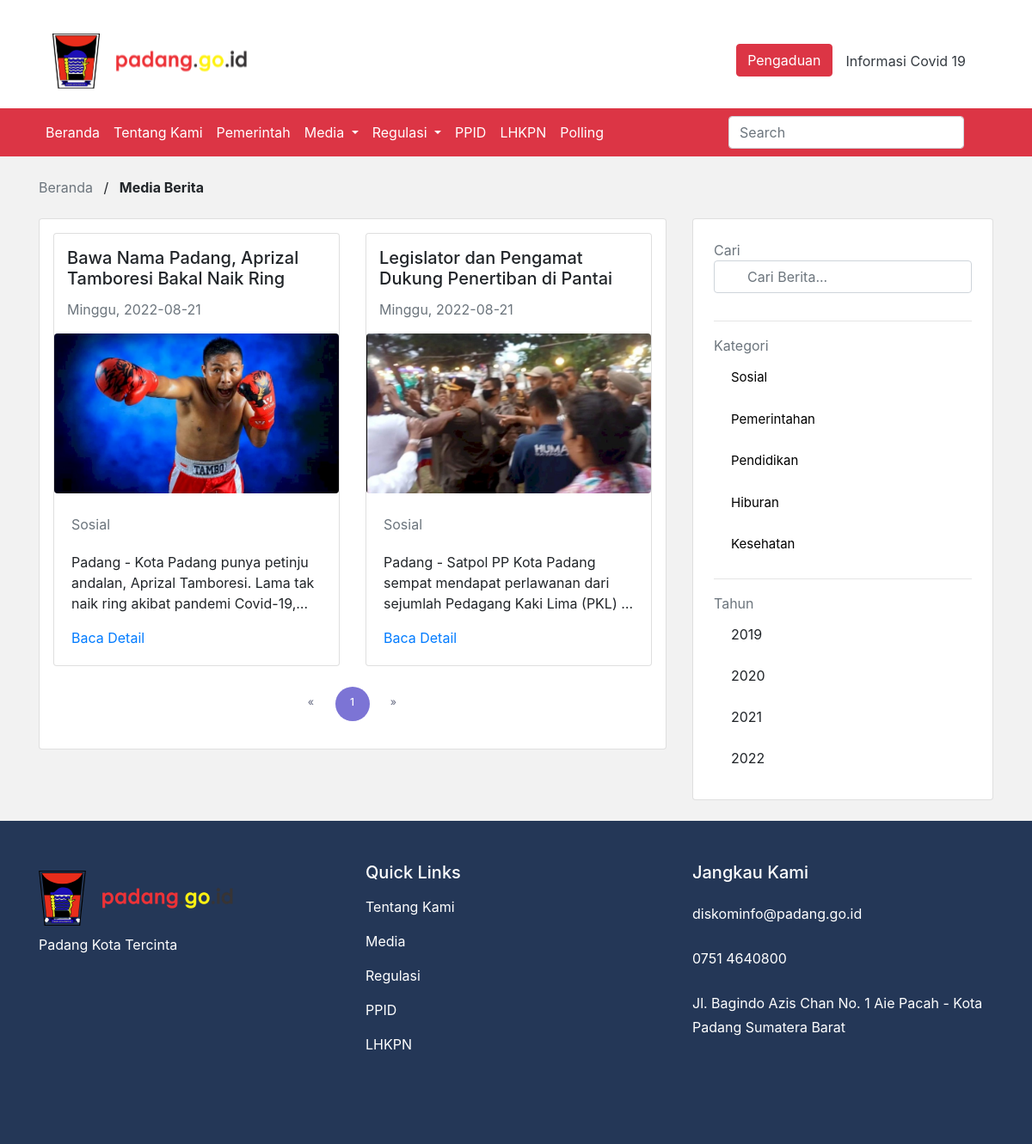
The page /back/media.php?idcat=3 on the database its author committed.
### tables this page shows
CREATE TABLE `berita` (
  `id_berita` int(11) NOT NULL,
  `judul_berita` text DEFAULT NULL,
  `gambar` text DEFAULT NULL,
  `created_at` date DEFAULT NULL,
  `id_kategori` bigint(20) DEFAULT NULL,
  `id_penulis` text NOT NULL,
  `isi_berita` longtext DEFAULT NULL
);

CREATE TABLE `kategori` (
  `id_kategori` bigint(20) NOT NULL,
  `nama_kategori` text DEFAULT NULL,
  `keterangan_kategori` text DEFAULT NULL
);

### backend/myfunc.php (called while the page is built, shortened)
<?php
function makeUrl($hal, $idcat)
{
  $pathUrl = $_GET;
  $pathUrl['idcat'] = $idcat;
  $pathUrl['halaman'] = $hal;
  return $_SERVER['PHP_SELF'] . '?' . http_build_query($pathUrl);
}

### back/media.php (the view, shortened to what this page needs)
<!DOCTYPE HTML>
<html lang="en">
<head>
  <link href="css/bootstrap/bootstrap.min.css" rel="stylesheet">
  <link href="owlcarausel/css/owl.carousel.min.css" rel="stylesheet">
  <link href="owlcarausel/css/owl.theme.default.min.css" rel="stylesheet">
  <link rel="stylesheet" href="https://cdnjs.cloudflare.com/ajax/libs/ionicons/4.5.6/css/ionicons.min.css">
  <link rel="stylesheet" href="https://use.fontawesome.com/releases/v5.8.1/css/all.css">
  <link href="css/style.css" rel="stylesheet">
</head>
<body>
  <div class="pt-3">
    <div class="container">
      <nav class="navbar navbar-light">
        <img class="navbar-brand" src="image/Logo.svg" href="#"></img>
        <ul class="nav justify-content-end">
          <li class="nav-item">
            <button type="button" class="btn btn-danger"><span class="iconify" data-icon="fluent:call-16-filled"></span> Pengaduan <i class="bi bi-telephone"></i></button>
          </li>
          <li class="nav-item">
            <a class="nav-link text-dark" href="#">Informasi Covid 19</a>
          </li>
        </ul>
      </nav>
    </div>
  </div>
  <nav id="navbar_top" class="navbar navbar-expand-lg navbar-dark bg-danger">
    <div class="container">
      <div class="collapse navbar-collapse" id="mainnav">
        <ul class="navbar-nav mr-auto">
          <li class="nav-item"><a class="nav-link text-white" href="index.php"> Beranda </a></li>
          <li class="nav-item"><a class="nav-link text-white" href="tentangkami.php"> Tentang Kami </a></li>
          <li class="nav-item"><a class="nav-link text-white" href="pemerintahan.php"> Pemerintah </a></li>
          <li class="nav-item dropdown">
            <a class="nav-link text-white dropdown-toggle" id="navMedia" role="button" data-toggle="dropdown" aria-haspopup="true" aria-expanded="false"> Media
            </a>
          </li>
          <li class="nav-item dropdown">
            <a class="nav-link text-white dropdown-toggle" href="#" id="navRegulasi" role="button" data-toggle="dropdown" aria-haspopup="true" aria-expanded="false"> Regulasi
            </a>
          </li>
          <li class="nav-item">
            <a class="nav-link text-white" href="https://ppid.padang.go.id/">PPID</a>
          </li>
          <li class="nav-item">
            <a class="nav-link text-white" href="https://elhkpn.kpk.go.id/portal/user/pengumuman_lhkpn/Ylc5WFR5OTRRWFp3TWtWRlMyODNXUzlRZW1kS2MwaEVhWGxPUjNOR1RtVmFSR3h3WVRCWk9FSnJOemhKZDFsWVMzVkZhemxtV1c1cFJtbzJlQ3RrUnc9PQ==">LHKPN</a>
          </li>
          <li class="nav-item">
            <a class="nav-link text-white" href="polling.php">Polling</a>
          </li>
        </ul>
        <div class="form-inline my-2 my-lg-0">
          <input class="form-control mr-sm-2" type="search" placeholder="Search" aria-label="Search">
          <button class="btn my-2 my-sm-0" type="submit"><span class="iconify" data-icon="akar-icons:search" style="color: white; font-size: 24px;"></span></button>
        </div>
      </div>
    </div>
  </nav>
  <div style="background-color: #f2f2f2;">
    <main role="main" class="container py-4">
      <div>
        <a href="index.php" class="text-muted">Beranda</a>
        <label class="ml-2 mr-2">/</label>
        <label> <b>Media Berita</b></label>
      </div>
      <div class="row">
        <div class="col-md-8 blog-main">
          <div class="card p-3 mt-3">
            <div class="row">
              <?php
              include 'backend/koneksi.php';
              include 'backend/myfunc.php';
              $batas = 4;
              $idkategori = isset($_GET['idcat']) ? (int)$_GET['idcat'] : null;
              $halaman = isset($_GET['halaman']) ? (int)$_GET['halaman'] : 1;
              $halaman_awal = ($halaman > 1) ? ($halaman * $batas) - $batas : 0;
              $previous = $halaman - 1;
              $next = $halaman + 1;
              if (is_null($idkategori) || (!$idkategori)) {
                $data = mysqli_query($db, "SELECT * FROM berita b JOIN kategori k ON b.id_kategori = k.id_kategori JOIN penulis p ON b.id_penulis = p.id_penulis ORDER BY created_at DESC;");
                $jumlah_data = mysqli_num_rows($data);
                $total_halaman = ceil($jumlah_data / $batas);
                $databerita = mysqli_query($db, "SELECT * FROM berita b JOIN kategori k ON b.id_kategori = k.id_kategori JOIN penulis p ON b.id_penulis = p.id_penulis ORDER BY created_at DESC LIMIT $halaman_awal, $batas");
              } else {
                $data = mysqli_query($db, "SELECT * FROM berita b JOIN kategori k ON b.id_kategori = k.id_kategori JOIN penulis p ON b.id_penulis = p.id_penulis WHERE b.id_kategori=$idkategori ORDER BY created_at DESC;");
                $jumlah_data = mysqli_num_rows($data);
                $total_halaman = ceil($jumlah_data / $batas);
                $databerita = mysqli_query($db, "SELECT * FROM berita b JOIN kategori k ON b.id_kategori = k.id_kategori JOIN penulis p ON b.id_penulis = p.id_penulis WHERE b.id_kategori=$idkategori ORDER BY created_at DESC LIMIT $halaman_awal, $batas");
              }
              while ($row = mysqli_fetch_array($databerita)) {
                $tgl = $row['created_at'];
                $day = date('D', strtotime($tgl));
                $dayList = array(
                  'Sun' => 'Minggu',
                  'Mon' => 'Senin',
                  'Tue' => 'Selasa',
                  'Wed' => 'Rabu',
                  'Thu' => 'Kamis',
                  'Fri' => 'Jumat',
                  'Sat' => 'Sabtu'
                );
                $tanggal =  $dayList[$day] . ", " . $tgl;
              ?>
                <div class="col-md-6">
                  <div class="card mb-4">
                    <div class="container">
                      <h5 class="card-title mt-3"><?= $row['judul_berita']; ?>
                      </h5>
                      <p class="text-muted"><?= $tanggal; ?></p>
                    </div>
                    <div class="embed-responsive embed-responsive-16by9">
                      <img src="backend/foto/<?= $row['gambar']; ?>" alt="" class="embed-responsive-item rounded" style="object-fit: cover;">
                    </div>
                    <div class="card-body">
                      <div class="form-group">
                        <label class="my-1 mr-2 text-muted"><span class="iconify" data-icon="system-uicons:paperclip" style="color: #6c757d; font-size: 16px;"></span> <?= $row['nama_kategori']; ?></label>
                      </div>
                      <p class="card-text line-clamp"><?= $row['isi_berita']; ?></p>
                      <a href="detailberita.php?id=<?= $row['id_berita']; ?>">Baca Detail <span class="iconify" data-icon="bi:arrow-right" style="color: #007bff; font-size: 16px;"></span></a>
                    </div>
                  </div>
                </div>
              <?php } ?>
            </div>
            <nav class="pagination-box" aria-label="Page navigation">
              <ul class="pagination">
                <li class="page-item">
                  <a class="page-link" <?= ($halaman > 1) ? "href='" . makeUrl($previous, $idkategori) . "'" : ""; ?> aria-label="Previous">
                    <span aria-hidden="true">&laquo;</span>
                  </a>
                </li>
                <?php
                for ($x = 1; $x <= $total_halaman; $x++) {
                ?>
                  <li class="page-item <?= $isActive($halaman, $x); ?>">
                    <a href="<?= makeUrl($x, $idkategori); ?>" class="page-link"><?= $x; ?></a>
                  </li>
                <?php
                }
                ?>
                <li class="page-item">
                  <a class="page-link" <?= ($halaman < $total_halaman) ? "href='" . makeUrl($next, $idkategori) . "'" : ""; ?> aria-label="Next">
                    <span aria-hidden="true">&raquo;</span>
                  </a>
                </li>
              </ul>
            </nav>
          </div>
        </div>
        <aside class="col-md-4 blog-sidebar">
          <div class="card p-4 mt-3">
            <span class="text-muted">Cari</span>
            <div class="form-group">
              <span class="iconify form-control-icon p-2" data-icon="akar-icons:search" style="color: #888; font-size: 16px;"></span>
              <input type="text" class="form-control" placeholder="Cari Berita...">
            </div>
            <div>
              <hr>
              <span class="text-muted">Kategori</span>
            </div>
            <ul class="list-group list-group-flush border-0">
              <?php
              $tampil = mysqli_query($db, "SELECT * FROM kategori");
              while ($row = mysqli_fetch_array($tampil)) {
              ?>
                <li class="list-group-item border-0">
                  <a href="?idcat=<?= $row['id_kategori']; ?>" style="color: #000000; font-size: 15px;"><?= $row['nama_kategori'] ?></a>
                </li>
              <?php } ?>
            </ul>
            <div>
              <hr>
              <span class="text-muted">Tahun</span>
            </div>
            <ul class="list-group list-group-flush border-0">
              <li class="list-group-item border-0"><span class="iconify" data-icon="dashicons:arrow-right-alt2" style="color: #888; font-size: 14px;"></span> 2019</li>
              <li class="list-group-item border-0"><span class="iconify" data-icon="dashicons:arrow-right-alt2" style="color: #888; font-size: 14px;"></span> 2020</li>
              <li class="list-group-item border-0"><span class="iconify" data-icon="dashicons:arrow-right-alt2" style="color: #888; font-size: 14px;"></span> 2021</li>
              <li class="list-group-item border-0"><span class="iconify" data-icon="dashicons:arrow-right-alt2" style="color: #888; font-size: 14px;"></span> 2022</li>
            </ul>
          </div>
        </aside>
      </div>
    </main>
  </div>
  <div class="footer-sec">
    <div class="container text-white">
      <div class="row py-5">
        <div class="col-md-4 mb-5">
          <img src="image/Logo.png" alt="logo padang"> <br>
          <label>Padang Kota Tercinta</label> <br>
        </div>
        <div class="col-md-4 mb-5">
          <h5>Quick Links</h5>
          <ul class="navbar-nav mr-auto">
            <li class="nav-item"><a class="nav-link text-white" href="#">Tentang Kami </a></li>
            <li class="nav-item"><a class="nav-link text-white" href="#">Media </a></li>
            <li class="nav-item"><a class="nav-link text-white" href="#">Regulasi </a></li>
            <li class="nav-item"><a class="nav-link text-white" href="#">PPID</a></li>
            <li class="nav-item"><a class="nav-link text-white" href="#">LHKPN</a></li>
          </ul>
        </div>
        <div class="col-md-4 mb-5">
          <h5>Jangkau Kami</h5>
          <ul class="navbar-nav mr-auto">
            <li class="nav-item"><a class="nav-link text-white" href="#"><span class="iconify" data-icon="eva:email-fill" style="color: #b72b2b; font-size: 24px;"></span> diskominfo@padang.go.id </a></li>
            <li class="nav-item"><a class="nav-link text-white" href="#"><span class="iconify" data-icon="clarity:mobile-phone-solid" style="color: #b72b2b; font-size: 24px;"></span> 0751 4640800 </a></li>
            <li class="nav-item"><a class="nav-link text-white" href="#"> Jl. Bagindo Azis Chan No. 1 Aie Pacah - Kota Padang Sumatera Barat </a></li>
          </ul>
        </div>
      </div>
    </div>
  </div>
</body>
</html>

### css/style.css (style rules this page uses)
.line-clamp { display: -webkit-box; -webkit-line-clamp: 3; -webkit-box-orient: vertical; overflow: hidden; }
.footer-sec { background: #243757; background-repeat: no-repeat; background-position: right; width: 100%; height: auto !important; min-height: 100%; }
.form-group .form-control { padding-left: 2.375rem; }
.form-group { position: relative; }
.form-group .form-control-icon { position: absolute; z-index: 2; display: block; width: 2.375rem; height: 2.375rem; line-height: 2.375rem; text-align: center; pointer-events: none; color: #aaa; left: 0; top: 0px; }
.pagination-box { text-align: center; }
.pagination { display: inline-flex; position: relative; overflow: hidden; border-radius: 0; }
.pagination li a.page-link, .pagination li:first-child a.page-link, .pagination li:last-child a.page-link { border: none; height: 40px; width: 40px; line-height: 20px; border-radius: 50%; background-color: transparent; color: #74788d; font-size: 12px; font-weight: 500; position: relative; overflow: hidden; letter-spacing: 1px; text-transform: uppercase; z-index: 1; margin: 0 8px 0 0; transition: all 0.4s ease 0s; }
.pagination li a.page-link:before, .pagination li:first-child a.page-link:before, .pagination li:last-child a.page-link:before { content: ""; position: absolute; top: 0; left: 0; width: 100%; height: 100%; border: 0px solid #7c74d5; border-radius: 50%; opacity: 0; transform: scaleY(0); transition: all 0.3s ease 0s; }
.pagination li a.page-link:hover:before, .pagination li.active a.page-link:before { transform: scaleY(1); opacity: 1; }
.pagination li:last-child a.page-link { margin-right: 0; }
.pagination li.active a.page-link, .pagination li a.page-link:hover, .pagination li.active a.page-link:hover { background-color: #7c74d5; color: #fff; border: none; }

### rows shown on the page
berita: judul_berita "Bawa Nama Padang, Aprizal Tamboresi Bakal Naik Ring", created_at "Minggu, 2022-08-21", gambar (picture), id_kategori.nama_kategori "Sosial", isi_berita "Padang - Kota Padang punya petinju andalan, Aprizal Tamboresi. Lama tak naik ring akibat pandemi…"
berita: judul_berita "Legislator dan Pengamat Dukung Penertiban di Pantai", created_at "Minggu, 2022-08-21", gambar (picture), id_kategori.nama_kategori "Sosial", isi_berita "Padang - Satpol PP Kota Padang sempat mendapat perlawanan dari sejumlah Pedagang Kaki Lima (PKL)…"
kategori: nama_kategori "Sosial"
kategori: nama_kategori "Pemerintahan"
kategori: nama_kategori "Pendidikan"
kategori: nama_kategori "Hiburan"
kategori: nama_kategori "Kesehatan"
